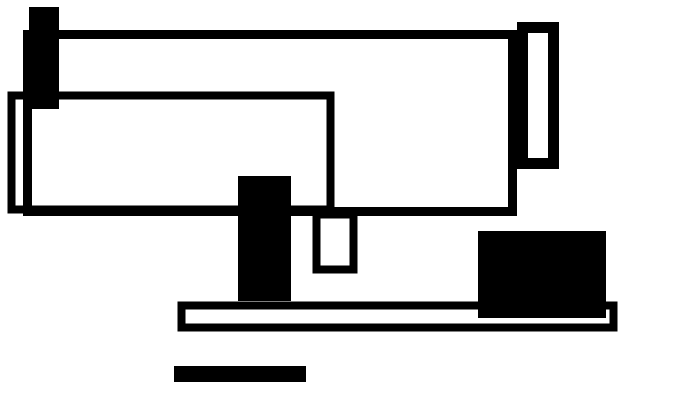
Frame 1 (no input)
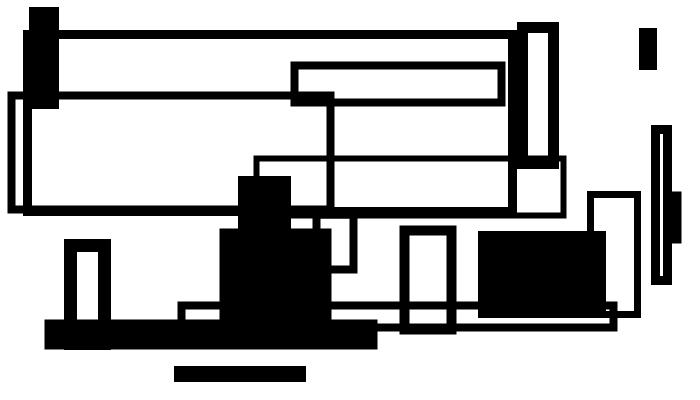
Frame 2 (the mouse pressed at the canvas centre, redrawn once)

The Processing sketch that drew these frames (run headless with seeded random() and noise(); the mouse was pressed at the canvas centre and the sketch redrawn once):

// Processing sketch: processing_183537
// ── processing_183537.pde

//This is an original program that creates random rectangles 
//by drawing random lengths, widths, strokeWidths, 
//X and Y coordinates, and fill or noFill.
//
//Written by Karen Lo, LWHS 2014

float strokeWidth;
float angle;
float newLength;
float newWidth;
float originX;
float originY;

void setup() {
  size (700, 400);
  smooth();
  background(255);
  fill(0);
}

void draw() {
  for (int i = 1; i < 11; i++) {
    drawRandomRectangle();
  }
}

void drawRandomRectangle() {
  randomStrokeWidth();
  randomOriginX();
  randomOriginY();
  randomLength();
  randomWidth();
  fillOrNoFill();
  strokeWeight(strokeWidth);
  rotate(angle);
  rect(originX, originY, newWidth, newLength);
}

void randomOriginX() {
  float x = random(1, width-10);
  originX = x;
  noLoop();
}

void randomOriginY() {
  float x = random(1, height-10);
  originY = x;
  noLoop();
}

void randomWidth() {
  float x = random(5, (width-30)-originX);
  newWidth = x;
  noLoop();
}

void randomLength() {
  float x = random(5, (height-30)-originY);
  newLength = int(x);
  noLoop();
}

void spin() {
  float x = random(20);
  angle = mouseY + int(x);
  noLoop();
}

void randomStrokeWidth() {
  float x = random(5,15);
  strokeWidth = int(x);
  noLoop();
}

void fillOrNoFill() {
  float y = random(10);
  println("area = " + newWidth*newLength);
  println((width*height)/15);
  println(y);
  if (y>=5.0) {
    if (newWidth*newLength < (width*height)/15) {
      fill(0);
      println("fill");
    } 
    else {
      noFill();
    }
  } 
  else {
    noFill();
  }
  noLoop();
}

void mouseClicked() {
  background(255);
  redraw();
}
